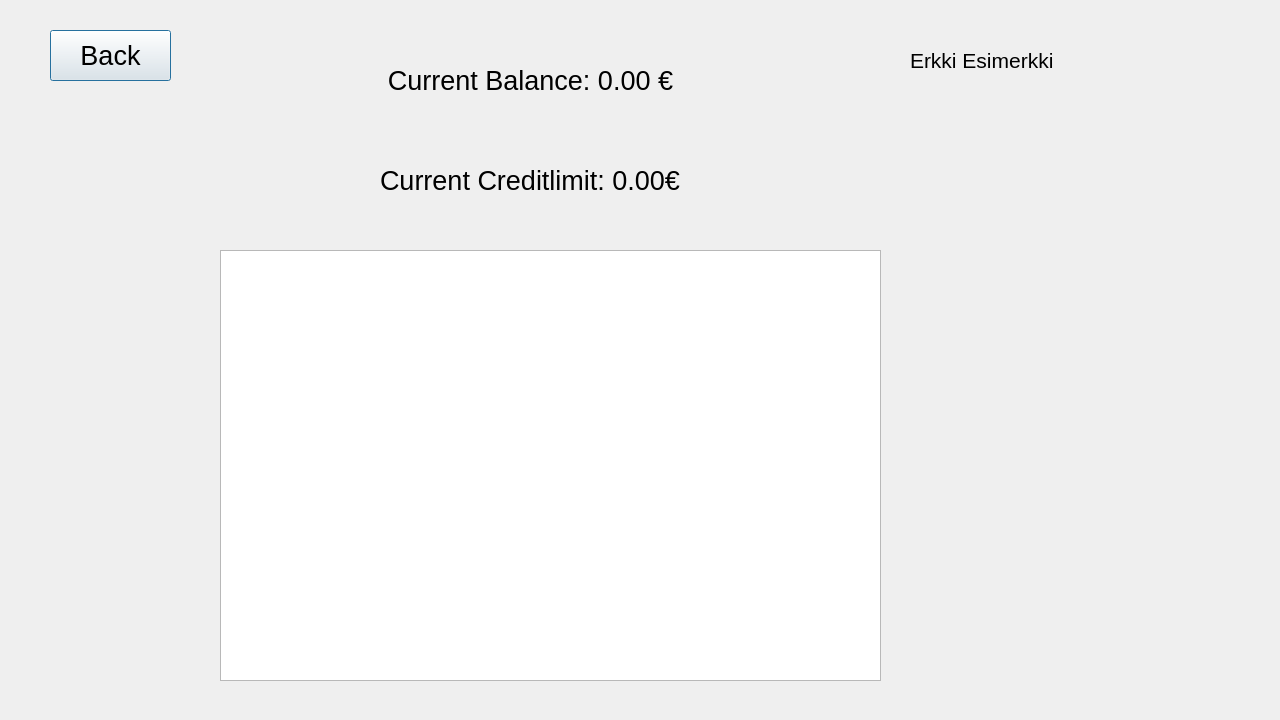
<?xml version="1.0" encoding="UTF-8"?>
<ui version="4.0">
 <class>Balance</class>
 <widget class="QDialog" name="Balance">
  <property name="geometry">
   <rect>
    <x>0</x>
    <y>0</y>
    <width>1280</width>
    <height>720</height>
   </rect>
  </property>
  <property name="maximumSize">
   <size>
    <width>1280</width>
    <height>16777215</height>
   </size>
  </property>
  <property name="font">
   <font>
    <family>Segoe UI</family>
    <pointsize>20</pointsize>
    <bold>false</bold>
   </font>
  </property>
  <property name="mouseTracking">
   <bool>false</bool>
  </property>
  <property name="windowTitle">
   <string>Dialog</string>
  </property>
  <widget class="QLabel" name="labelBalance">
   <property name="geometry">
    <rect>
     <x>320</x>
     <y>0</y>
     <width>421</width>
     <height>161</height>
    </rect>
   </property>
   <property name="minimumSize">
    <size>
     <width>0</width>
     <height>50</height>
    </size>
   </property>
   <property name="text">
    <string>Current Balance: 0.00 €</string>
   </property>
   <property name="alignment">
    <set>Qt::AlignCenter</set>
   </property>
  </widget>
  <widget class="QPushButton" name="btnBack">
   <property name="geometry">
    <rect>
     <x>50</x>
     <y>30</y>
     <width>121</width>
     <height>51</height>
    </rect>
   </property>
   <property name="minimumSize">
    <size>
     <width>120</width>
     <height>40</height>
    </size>
   </property>
   <property name="text">
    <string>Back</string>
   </property>
  </widget>
  <widget class="QLabel" name="labelOwner">
   <property name="geometry">
    <rect>
     <x>910</x>
     <y>30</y>
     <width>181</width>
     <height>61</height>
    </rect>
   </property>
   <property name="font">
    <font>
     <family>Segoe UI</family>
     <pointsize>16</pointsize>
     <bold>false</bold>
    </font>
   </property>
   <property name="text">
    <string>Erkki Esimerkki</string>
   </property>
  </widget>
  <widget class="QLabel" name="labelCreditLimit">
   <property name="geometry">
    <rect>
     <x>380</x>
     <y>100</y>
     <width>361</width>
     <height>161</height>
    </rect>
   </property>
   <property name="text">
    <string>Current Creditlimit: 0.00€</string>
   </property>
  </widget>
  <widget class="QTextEdit" name="textTransactions">
   <property name="geometry">
    <rect>
     <x>220</x>
     <y>250</y>
     <width>661</width>
     <height>431</height>
    </rect>
   </property>
  </widget>
 </widget>
 <resources/>
 <connections/>
</ui>
